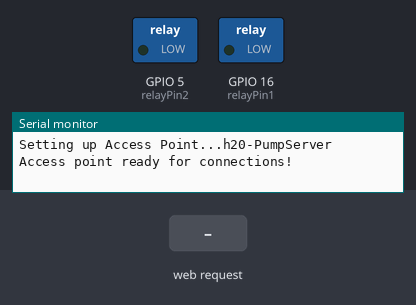
Bench run of a sketch on a simulated ESP8266 (NodeMCU). On the bench: switched loads named in the sketch (green lamp = pin HIGH), the last lines printed to the serial monitor. Inputs (shaded band) come from the test bench.

Above: at 4.2 s.
4.3 s: HTTP request GET /pump/in received
At 5.3 s:
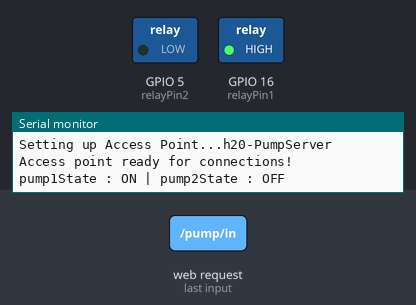
5.8 s: HTTP request GET /pump/out received
At 6.4 s:
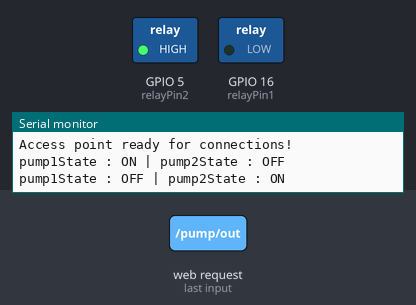
8.8 s: HTTP request GET /pump/off received
At 9.9 s:
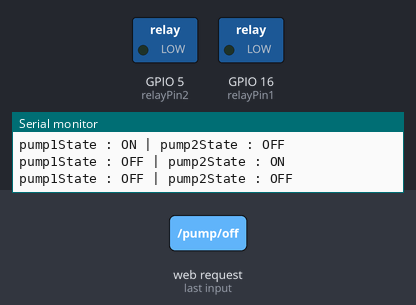
Timing chart, 0 to 11.3 s (numbered marks = the images above; inputs shaded):
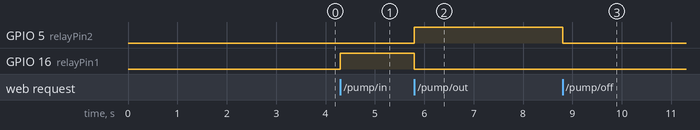

The sketch:

h20Drain.ino
```cpp
/*************************************************************

 *************************************************************/


#include <ESP8266WiFi.h>
#include <ESP8266WebServer.h>


// Variable to store the HTTP request
String header;

// Assign output variables to GPIO pins
const int relayPin1 = 16;  // D0
const int relayPin2 = 5;   // D1

// Auxiliar variables to store the current output state
String pump1State = "off";
String pump2State = "off";

// Set web server port number to 80
ESP8266WebServer server(80);

/* Put IP Address details */
IPAddress local_ip(192,168,1,1);
IPAddress gateway(192,168,1,1);
IPAddress subnet(255,255,255,0);


// Your WiFi credentials.


char ssid[] = "h20-PumpServer";
char pass[] = "f-lowh20";


// Assign output variables to GPIO pins
// const int relayPin1 = 5;
// const int relayPin2 = 4;


void setup() {
  Serial.begin(115200);

  pinMode(relayPin1, OUTPUT);
  digitalWrite(relayPin1, LOW);  //Set the pin to LOW (0V)
  delay(1500);                   //Delay 5 seconds

  pinMode(relayPin2, OUTPUT);
  digitalWrite(relayPin2, LOW);  //Set the pin to LOW (0V)
  delay(1500);                   //Delay 5 seconds


  // Connect to Wi-Fi network with SSID and password
  Serial.print("Setting up Access Point...");
  Serial.println(ssid);

  boolean result = WiFi.softAP(ssid, pass);

  if(result == true)
  {
    Serial.println("Access point ready for connections!");
    WiFi.softAPConfig(local_ip, gateway, subnet);

    server.on("/", handle_OnConnect);
    server.on("/pump/in", handle_pumpIn);
    server.on("/pump/out", handle_pumpOut);
    server.on("/pump/off", handle_pumpOff);
    server.onNotFound(handle_NotFound);

    server.begin();
  }
  else
  {
    Serial.println("Access point setup failed!");
    delay(500);
  }
  // Run the web server
  server.begin();
}


void loop()
{
   server.handleClient();
}

void handle_OnConnect() {
   pump1State = "off";
   pump2State = "off";

  Serial.println("pump1State : OFF | pump2State : OFF");
  server.send(200, "text/html", SendHTML(pump1State,pump2State));
}


void handle_pumpIn() {
   pump1State = "on";
   digitalWrite(relayPin1, HIGH);
   pump2State = "off";
   digitalWrite(relayPin2, LOW);

   Serial.println("pump1State : ON | pump2State : OFF");
   server.send(200, "text/html", SendHTML(pump1State,pump2State));
}

void handle_pumpOut() {
   pump2State = "on";
   digitalWrite(relayPin2, HIGH);
   pump1State = "off";
   digitalWrite(relayPin1, LOW);

   Serial.println("pump1State : OFF | pump2State : ON");
   server.send(200, "text/html", SendHTML(pump1State,pump2State));
}


void handle_pumpOff() {
    pump2State = "off";
    digitalWrite(relayPin2, LOW);
    pump1State = "off";
    digitalWrite(relayPin1, LOW);
    Serial.println("pump1State : OFF | pump2State : OFF");

    server.send(200, "text/html", SendHTML(pump1State,pump2State));
}

void handle_NotFound(){
  server.send(404, "text/plain", "Not found");
}

String SendHTML(String pump1State,String pump2State )
{
  String ptr = "<!DOCTYPE html><html>";
  ptr += "<head><meta name=\"viewport\" content=\"width=device-width, initial-scale=1\">";
  ptr += "<link rel=\"icon\" href=\"data:,\">";
  ptr += "<style>html { font-family: monospace; color:#ffffff;  display: inline-block; margin: 0px auto; text-align: center;}";
  ptr += ".button1 { background-color: #0BFE33; border-radius: 8px; width:75%;  color: white; padding: 16px 40px; text-decoration: none; font-size: 40px; margin: 2px; cursor: pointer;}";
  ptr += ".button2 {background-color: #ff9999; border-radius: 8px; width:75%;color: white; padding: 16px 40px; text-decoration: none; font-size: 40px; margin: 2px; cursor: pointer;}";
  ptr += ".button3 {background-color: #FE0B0B; border-radius: 8px;width:75%;color: white; padding: 16px 40px; text-decoration: none; font-size: 40px; margin: 2px; cursor: pointer;}</style></head>";

  // Web Page Heading
  ptr += "<body bgcolor=\"#1a1a1a\"><h1>Water Pump Controller</h1>";
  ptr += "<hr>";
  ptr += "<hr>";

  // Display current state, and ON/OFF buttons for GPIO 16
  ptr += "<p>Left pump ";
  ptr += pump1State;
  ptr += "</p>";
  ptr += "<p>Right pump ";
  ptr += pump2State;
  ptr += "</p>";

  // If the pump1State is off, it displays the 'Water in' button
  if (pump1State=="off") {
    ptr += "<p><a href=\"/pump/in\"><button class=\"button1\">Water in</button></a></p>";
  }
  else {
    ptr += "<p><a href=\"/pump/out\"><button class=\"button2\">Water out</button></a></p>";
  }

  ptr += "<p><a href=\"/pump/off\"><button class=\"button3\">Off</button></a></p>";
  ptr += "<hr>";
  ptr += "<hr>";

  ptr += "<center><small>&copy; 5G Riders on the Storm</small></center>";
  ptr += "</body></html>";

  return ptr;
}


/*void loop(){
  server.handleClient();


  if (client) {                             // If a new client connects,
    Serial.println("New Client.");          // print a message out in the serial port
    String currentLine = "";                // make a String to hold incoming data from the client
    while (client.connected()) {            // loop while the client's connected
      if (client.available()) {             // if there's bytes to read from the client,
        char c = client.read();             // read a byte, then
        Serial.write(c);                    // print it out the serial monitor
        header += c;
        if (c == '\n') {                    // if the byte is a newline character
          // if the current line is blank, you got two newline characters in a row.
          // that's the end of the client HTTP request, so send a response:
          if (currentLine.length() == 0) {
            // HTTP headers always start with a response code (e.g. HTTP/1.1 200 OK)
            // and a content-type so the client knows what's coming, then a blank line:
            client.println("HTTP/1.1 200 OK");
            client.println("Content-type:text/html");
            client.println("Connection: close");
            client.println();

            // turns the GPIOs on and off
            if (header.indexOf("GET /pump/in") >= 0) {
              Serial.println("Pump water in");
              pump1State = "on";
              digitalWrite(relayPin1, HIGH);
              pump2State = "off";
              digitalWrite(relayPin2, LOW);
            } else if (header.indexOf("GET /pump/out") >= 0) {
              Serial.println("Pump water out");
              pump2State = "on";
              digitalWrite(relayPin2, HIGH);
              pump1State = "off";
              digitalWrite(relayPin1, LOW);
            } else if (header.indexOf("GET /pump/off") >= 0) {
              Serial.println("All off");
              pump2State = "off";
              digitalWrite(relayPin2, LOW);
              pump1State = "off";
              digitalWrite(relayPin1, LOW);
            }

            // Display the HTML web page
            client.println("<!DOCTYPE html><html>");
            client.println("<head><meta name=\"viewport\" content=\"width=device-width, initial-scale=1\">");
            client.println("<link rel=\"icon\" href=\"data:,\">");
            client.println("<style>html { font-family: monospace; color:#ffffff;  display: inline-block; margin: 0px auto; text-align: center;}");
            client.println(".button1 { background-color: #0BFE33; border-radius: 8px; width:75%;  color: white; padding: 16px 40px; text-decoration: none; font-size: 40px; margin: 2px; cursor: pointer;}");
            client.println(".button2 {background-color: #ff9999; border-radius: 8px; width:75%;color: white; padding: 16px 40px; text-decoration: none; font-size: 40px; margin: 2px; cursor: pointer;}");
            client.println(".button3 {background-color: #FE0B0B; border-radius: 8px;width:75%;color: white; padding: 16px 40px; text-decoration: none; font-size: 40px; margin: 2px; cursor: pointer;}</style></head>");

            // Web Page Heading
            client.println("<body bgcolor=\"#1a1a1a\"><h1>Water Pump Controller</h1>");
            client.println("<hr>");
            client.println("<hr>");

            // Display current state, and ON/OFF buttons for GPIO 16
            client.println("<p>Left pump " + pump1State + "</p>");
            client.println("<p>Right pump " + pump2State + "</p>");

            // If the pump1State is off, it displays the 'Water in' button
            if (pump1State=="off") {
              client.println("<p><a href=\"/pump/in\"><button class=\"button1\">Water in</button></a></p>");
            } else {
              client.println("<p><a href=\"/pump/out\"><button class=\"button2\">Water out</button></a></p>");
            }

            client.println("<p><a href=\"/pump/off\"><button class=\"button3\">Off</button></a></p>");

            client.println("<hr>");
            client.println("<hr>");

            client.println("<center><small>&copy; 5G Riders on the Storm</small></center>");
            client.println("</body></html>");

            // The HTTP response ends with another blank line
            client.println();
            // Break out of the while loop
            break;
          } else { // if you got a newline, then clear currentLine
            currentLine = "";
          }
        } else if (c != '\r') {  // if you got anything else but a carriage return character,
          currentLine += c;      // add it to the end of the currentLine
        }
      }
    }
    // Clear the header variable
    header = "";
    // Close the connection
    client.stop();
    Serial.println("Client disconnected.");
    Serial.println("");
  }
}

 */
```

Measured:
- after the input at 4.3 s, GPIO 16 (relayPin1): LOW → HIGH at once
- after the input at 5.8 s, GPIO 5 (relayPin2): LOW → HIGH at once; GPIO 16 (relayPin1): HIGH → LOW at once
- after the input at 8.8 s, GPIO 5 (relayPin2): HIGH → LOW at once
